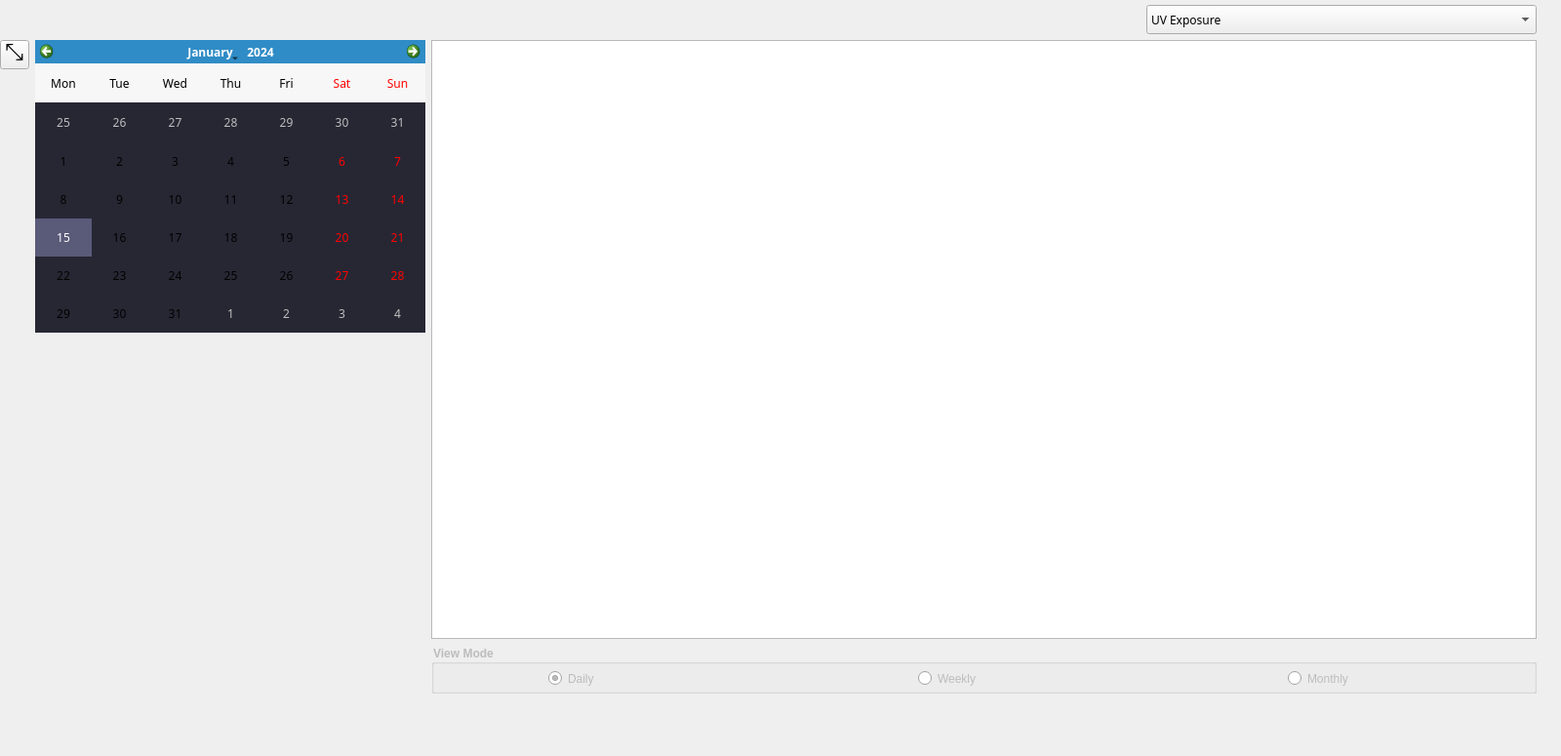
<?xml version="1.0" encoding="UTF-8"?>
<ui version="4.0">
 <class>HistoryView</class>
 <widget class="QWidget" name="HistoryView">
  <property name="geometry">
   <rect>
    <x>0</x>
    <y>0</y>
    <width>1600</width>
    <height>775</height>
   </rect>
  </property>
  <property name="sizePolicy">
   <sizepolicy hsizetype="Fixed" vsizetype="Fixed">
    <horstretch>0</horstretch>
    <verstretch>0</verstretch>
   </sizepolicy>
  </property>
  <property name="minimumSize">
   <size>
    <width>1600</width>
    <height>775</height>
   </size>
  </property>
  <property name="maximumSize">
   <size>
    <width>1600</width>
    <height>775</height>
   </size>
  </property>
  <property name="font">
   <font>
    <family>Tw Cen MT</family>
   </font>
  </property>
  <property name="windowTitle">
   <string>Form</string>
  </property>
  <property name="styleSheet">
   <string notr="true">QTableView {  
	background-color: rgb(39, 39, 52);
	selection-background-color: rgb(90, 90, 121); 
}

QPushButton {padding-bottom: 7px; }

QGroupBox {color: rgb(188, 188, 188); }

QRadioButton {color: rgb(188, 188, 188); margin-top: 11px; margin-bottom: 2px; margin-left: 120px }
</string>
  </property>
  <widget class="QWidget" name="layoutWidget">
   <property name="geometry">
    <rect>
     <x>0</x>
     <y>0</y>
     <width>1601</width>
     <height>771</height>
    </rect>
   </property>
   <layout class="QGridLayout" name="historyGridLayout">
    <item row="0" column="2" alignment="Qt::AlignRight">
     <widget class="QComboBox" name="statsComboBox">
      <property name="minimumSize">
       <size>
        <width>400</width>
        <height>30</height>
       </size>
      </property>
      <property name="maximumSize">
       <size>
        <width>400</width>
        <height>20</height>
       </size>
      </property>
      <item>
       <property name="text">
        <string>UV Exposure</string>
       </property>
      </item>
      <item>
       <property name="text">
        <string>Location</string>
       </property>
      </item>
      <item>
       <property name="text">
        <string>Heart Rate</string>
       </property>
      </item>
      <item>
       <property name="text">
        <string>Cadence</string>
       </property>
      </item>
      <item>
       <property name="text">
        <string>Strike Power</string>
       </property>
      </item>
      <item>
       <property name="text">
        <string>Pollution Exposure</string>
       </property>
      </item>
     </widget>
    </item>
    <item row="7" column="0" colspan="4">
     <spacer name="verticalSpacer_4">
      <property name="orientation">
       <enum>Qt::Vertical</enum>
      </property>
      <property name="sizeType">
       <enum>QSizePolicy::Fixed</enum>
      </property>
      <property name="sizeHint" stdset="0">
       <size>
        <width>20</width>
        <height>60</height>
       </size>
      </property>
     </spacer>
    </item>
    <item row="2" column="0">
     <widget class="QPushButton" name="expandPushButton">
      <property name="minimumSize">
       <size>
        <width>30</width>
        <height>30</height>
       </size>
      </property>
      <property name="maximumSize">
       <size>
        <width>30</width>
        <height>30</height>
       </size>
      </property>
      <property name="font">
       <font>
        <pointsize>18</pointsize>
       </font>
      </property>
      <property name="text">
       <string>⤡</string>
      </property>
     </widget>
    </item>
    <item row="3" column="0" rowspan="2">
     <spacer name="verticalSpacer_2">
      <property name="orientation">
       <enum>Qt::Vertical</enum>
      </property>
      <property name="sizeHint" stdset="0">
       <size>
        <width>20</width>
        <height>40</height>
       </size>
      </property>
     </spacer>
    </item>
    <item row="0" column="3" rowspan="7">
     <spacer name="horizontalSpacer_2">
      <property name="orientation">
       <enum>Qt::Horizontal</enum>
      </property>
      <property name="sizeType">
       <enum>QSizePolicy::Minimum</enum>
      </property>
      <property name="sizeHint" stdset="0">
       <size>
        <width>20</width>
        <height>20</height>
       </size>
      </property>
     </spacer>
    </item>
    <item row="2" column="1" rowspan="3">
     <widget class="QCalendarWidget" name="calendarWidget">
      <property name="minimumSize">
       <size>
        <width>400</width>
        <height>300</height>
       </size>
      </property>
      <property name="maximumSize">
       <size>
        <width>400</width>
        <height>300</height>
       </size>
      </property>
      <property name="styleSheet">
       <string notr="true"/>
      </property>
      <property name="gridVisible">
       <bool>false</bool>
      </property>
      <property name="verticalHeaderFormat">
       <enum>QCalendarWidget::NoVerticalHeader</enum>
      </property>
      <property name="navigationBarVisible">
       <bool>true</bool>
      </property>
     </widget>
    </item>
    <item row="1" column="0" colspan="3">
     <spacer name="verticalSpacer_3">
      <property name="orientation">
       <enum>Qt::Vertical</enum>
      </property>
      <property name="sizeType">
       <enum>QSizePolicy::Fixed</enum>
      </property>
      <property name="sizeHint" stdset="0">
       <size>
        <width>20</width>
        <height>5</height>
       </size>
      </property>
     </spacer>
    </item>
    <item row="0" column="0" colspan="2">
     <spacer name="verticalSpacer_5">
      <property name="orientation">
       <enum>Qt::Vertical</enum>
      </property>
      <property name="sizeType">
       <enum>QSizePolicy::Fixed</enum>
      </property>
      <property name="sizeHint" stdset="0">
       <size>
        <width>20</width>
        <height>30</height>
       </size>
      </property>
     </spacer>
    </item>
    <item row="6" column="0" colspan="2">
     <spacer name="verticalSpacer">
      <property name="orientation">
       <enum>Qt::Vertical</enum>
      </property>
      <property name="sizeType">
       <enum>QSizePolicy::Fixed</enum>
      </property>
      <property name="sizeHint" stdset="0">
       <size>
        <width>20</width>
        <height>50</height>
       </size>
      </property>
     </spacer>
    </item>
    <item row="5" column="0" colspan="2">
     <spacer name="verticalSpacer_6">
      <property name="orientation">
       <enum>Qt::Vertical</enum>
      </property>
      <property name="sizeHint" stdset="0">
       <size>
        <width>20</width>
        <height>40</height>
       </size>
      </property>
     </spacer>
    </item>
    <item row="6" column="2">
     <widget class="QGroupBox" name="viewModeGroupBox">
      <property name="font">
       <font>
        <weight>75</weight>
        <bold>true</bold>
       </font>
      </property>
      <property name="title">
       <string>View Mode</string>
      </property>
      <widget class="QWidget" name="verticalLayoutWidget">
       <property name="geometry">
        <rect>
         <x>0</x>
         <y>10</y>
         <width>1131</width>
         <height>41</height>
        </rect>
       </property>
       <layout class="QHBoxLayout" name="horizontalLayout">
        <item>
         <widget class="QRadioButton" name="dailyRadioButton">
          <property name="text">
           <string>Daily</string>
          </property>
          <property name="checked">
           <bool>true</bool>
          </property>
         </widget>
        </item>
        <item>
         <widget class="QRadioButton" name="weeklyRadioButton">
          <property name="text">
           <string>Weekly</string>
          </property>
         </widget>
        </item>
        <item>
         <widget class="QRadioButton" name="monthlyRadioButton">
          <property name="text">
           <string>Monthly</string>
          </property>
         </widget>
        </item>
       </layout>
      </widget>
     </widget>
    </item>
    <item row="2" column="2" rowspan="4">
     <widget class="PlotWidget" name="graphicsView"/>
    </item>
   </layout>
  </widget>
 </widget>
 <customwidgets>
  <customwidget>
   <class>PlotWidget</class>
   <extends>QGraphicsView</extends>
   <header>pyqtgraph</header>
  </customwidget>
 </customwidgets>
 <resources/>
 <connections/>
</ui>
